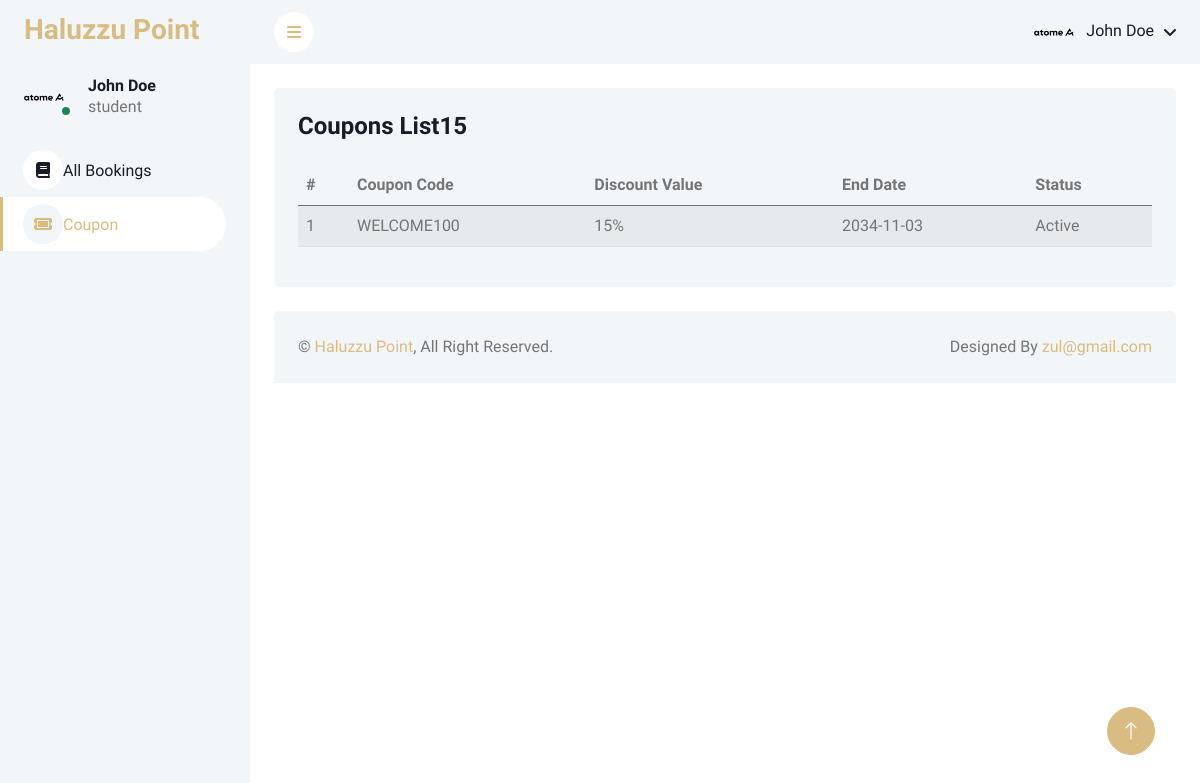
Page /haluzzu/coupons-list (signed in) on the committed database.
### tables this page shows
CREATE TABLE `students` (
  `student_id` int(11) NOT NULL,
  `user_id` int(11) DEFAULT NULL,
  `student_no` varchar(50) NOT NULL,
  `campus_location` varchar(100) DEFAULT NULL,
  `state` varchar(50) DEFAULT NULL
);

CREATE TABLE `users` (
  `user_id` int(11) NOT NULL,
  `name` varchar(100) NOT NULL,
  `email` varchar(100) NOT NULL,
  `image_profile` varchar(366) DEFAULT NULL,
  `password` varchar(255) NOT NULL,
  `phone_number` varchar(20) DEFAULT NULL,
  `user_type` enum('student','agent','admin') NOT NULL,
  `created_at` timestamp NOT NULL DEFAULT current_timestamp(),
  `updated_at` timestamp NOT NULL DEFAULT current_timestamp() ON UPDATE current_timestamp()
);

CREATE TABLE `coupons` (
  `coupon_id` int(11) NOT NULL,
  `coupon_code` varchar(50) NOT NULL,
  `discount_type` enum('percentage','fixed') NOT NULL DEFAULT 'fixed',
  `discount_value` decimal(10,2) NOT NULL,
  `usage_limit` int(11) DEFAULT 1,
  `used_count` int(11) DEFAULT 0,
  `start_date` date NOT NULL,
  `end_date` date NOT NULL,
  `is_active` tinyint(1) DEFAULT 1,
  `created_at` timestamp NOT NULL DEFAULT current_timestamp(),
  `updated_at` timestamp NOT NULL DEFAULT current_timestamp() ON UPDATE current_timestamp()
);

### index2.php (called while the page is built, shortened)
<?php
    require "router.php";
?>

### config.php (called while the page is built, shortened)
<?php
$base_url = '/haluzzu';
$system_name = 'Haluzzu Point';
?>

### controller/functions.php (called while the page is built, shortened)
<?php
function getCurrentUser($conn, $user_id)
{
    $query = "
        SELECT users.*, agents.*, admin.*, students.*
        FROM users
        LEFT JOIN agents ON users.user_id = agents.user_id
        LEFT JOIN admin ON users.user_id = admin.user_id
        LEFT JOIN students ON users.user_id = students.user_id
        WHERE users.user_id = $user_id
    ";
    $query_run = mysqli_query($conn, $query);
    if ($query_run && mysqli_num_rows($query_run) > 0) {
        return mysqli_fetch_assoc($query_run);
    } else {
        return null;
    }
}

### students/views/coupons-list.php (the view, shortened to what this page needs)
<?php
include 'controller/dbconnect.php';
include 'controller/functions.php';
include 'config.php';
$query = "SELECT c.*
          FROM coupons c
          JOIN user_coupons uc ON c.coupon_id = uc.coupon_id
          WHERE uc.user_id = ? AND c.end_date > NOW()";
$stmt = $conn->prepare($query);
$stmt->bind_param("i", $_SESSION['user_id']);
$stmt->execute();
$result = $stmt->get_result();
?>
<?php include 'students/views/components/header.php'; ?>
<body>
    <div class="container-fluid position-relative bg-white d-flex p-0">
        <?php include 'students/views/components/sidebar.php'; ?>
        <div class="content">
            <?php include 'students/views/components/navbar.php'; ?>
            <div class="container-fluid pt-4 px-4">
                <div class="bg-light rounded h-100 p-4">
                    <h4 class="mb-4">Coupons List<?= $_SESSION['user_id'] ?></h4>
                    <table class="table table-striped">
                        <thead>
                            <tr>
                                <th>#</th>
                                <th>Coupon Code</th>
                                <th>Discount Value</th>
                                <th>End Date</th>
                                <th>Status</th>
                            </tr>
                        </thead>
                        <tbody>
                            <?php
                            $count = 1;
                            while ($row = mysqli_fetch_assoc($result)) {
                                $status = ($row['is_active'] && strtotime($row['end_date']) >= time()) ? 'Active' : 'Deactive';
                            ?>
                                <tr>
                                    <td><?= $count++ ?></td>
                                    <td><?= htmlspecialchars($row['coupon_code']) ?></td>
                                    <td>
                                        <?php if ($row['discount_type'] != "percentage") { ?>
                                            RM<?= htmlspecialchars($row['discount_value']) ?>
                                        <?php } else { ?>
                                            <?= intval($row['discount_value']) ?>%
                                        <?php } ?>
                                    </td>
                                    <td><?= htmlspecialchars($row['end_date']) ?></td>
                                    <td><?= $status ?></td>
                                </tr>
                            <?php } ?>
                        </tbody>
                    </table>
                </div>
            </div>
            <?php include 'students/views/components/footer.php'; ?>
</body>
</html>

### students/views/components/sidebar.php (shortened to what this page needs)
<div class="sidebar pe-4 pb-3">
    <nav class="navbar bg-light navbar-light">
        <a href="<?= $base_url ?>" class="navbar-brand mx-4 mb-3">
            <h3 class="text-primary"><?= $system_name ?></h3>
        </a>
        <div class="d-flex align-items-center ms-4 mb-4">
            <div class="position-relative">
                <img class="rounded-circle me-lg-2" src="<?php echo $base_url; ?>/uploads/<?php echo htmlspecialchars($image_profile); ?>" alt="Profile Image" style="width: 40px; height: 40px;">
                <div class="bg-success rounded-circle border border-2 border-white position-absolute end-0 bottom-0 p-1"></div>
            </div>
            <div class="ms-3">
                <h6 class="mb-0"><?= ucwords($current_user['name']) ?></h6>
                <span><?= $current_user['user_type'] ?></span>
            </div>
        </div>
        <div class="navbar-nav w-100">
            <?php
               $current_url = parse_url($_SERVER['REQUEST_URI'], PHP_URL_PATH);
               $is_bookings = strpos($current_url, 'homepage') !== false;
               $is_coupons = strpos($current_url, 'coupon') !== false;
               ?>
            <nav>
                <a href="<?= $base_url; ?>/homepage" class="nav-item nav-link <?= $is_bookings ? 'active' : ''; ?>">
                    <i class="fa-solid fa-book"></i>All Bookings
                </a>
                <a href="<?= $base_url; ?>/coupons-list" class="nav-item nav-link <?= $is_coupons ? 'active' : ''; ?>">
                    <i class="fa-solid fa-ticket"></i>Coupon
                </a>
            </nav>
        </div>
    </nav>
</div>

### students/views/components/navbar.php (shortened to what this page needs)
<nav class="navbar navbar-expand bg-light navbar-light sticky-top px-4 py-0">
    <a href="#" class="sidebar-toggler flex-shrink-0">
        <i class="fa fa-bars"></i>
    </a>
    <div class="navbar-nav align-items-center ms-auto">
        <div class="nav-item dropdown">
            <a href="#" class="nav-link dropdown-toggle" data-bs-toggle="dropdown">
                <img class="rounded-circle me-lg-2" src="<?php echo $base_url; ?>/uploads/<?php echo htmlspecialchars($image_profile); ?>" alt="" style="width: 40px; height: 40px;">
                <span class="d-none d-lg-inline-flex"><?= ucwords($current_user['name']) ?></span>
            </a>
        </div>
    </div>
</nav>

### students/css/style.css (style rules this page uses)
:root { --primary: #D9BC82; --light: #F3F6F9; --dark: #191C24; }
.sidebar { position: fixed; top: 0; left: 0; bottom: 0; width: 250px; height: 100vh; overflow-y: auto; background: var(--light); transition: 0.5s; z-index: 999; }
.content { margin-left: 250px; min-height: 100vh; background: #FFFFFF; transition: 0.5s; }
@media (min-width: 992px) { .sidebar { margin-left: 0; } }
@media (min-width: 992px) { .content { width: calc(100% - 250px); } }
.sidebar .navbar .navbar-nav .nav-link { padding: 7px 20px; color: var(--dark); font-weight: 500; border-left: 3px solid var(--light); border-radius: 0 30px 30px 0; outline: none; }
.sidebar .navbar .navbar-nav .nav-link:hover, .sidebar .navbar .navbar-nav .nav-link.active { color: var(--primary); background: #FFFFFF; border-color: var(--primary); }
.sidebar .navbar .navbar-nav .nav-link i { width: 40px; height: 40px; display: inline-flex; align-items: center; justify-content: center; background: #FFFFFF; border-radius: 40px; }
.sidebar .navbar .navbar-nav .nav-link:hover i, .sidebar .navbar .navbar-nav .nav-link.active i { background: var(--light); }
.content .navbar .navbar-nav .nav-link { margin-left: 25px; padding: 12px 0; color: var(--dark); outline: none; }
.content .navbar .sidebar-toggler, .content .navbar .navbar-nav .nav-link i { width: 40px; height: 40px; display: inline-flex; align-items: center; justify-content: center; background: #FFFFFF; border-radius: 40px; }
.content .navbar .dropdown-toggle::after { margin-left: 6px; vertical-align: middle; border: none; content: "\f107"; font-family: "Font Awesome 5 Free"; font-weight: 900; transition: .5s; }

### rows in the picture
students: user.image_profile (picture), user.name "John Doe", user.user_type "student"
coupons: coupon_code "WELCOME100", discount_value "15", end_date "2034-11-03"

### other values in the picture
$system_name "Haluzzu Point"
$_SESSION['user_id'] "15"
$email "zul@gmail.com"
